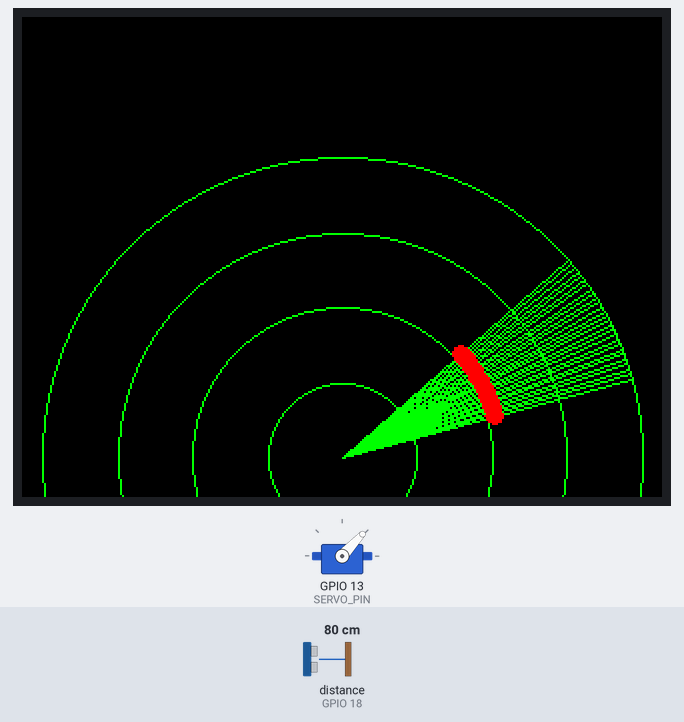
A sketch run on a simulated ESP32. Shown: servo, 320×240 colour display. Wiring (inferred from the names in the program): ultrasonic range finder: trigger GPIO 5; echo GPIO 18. Inputs (shaded band) come from the test bench; at power-on: distance to the obstacle (sensor on GPIO 18) 80 cm. The echo pulse lasts 58.3 µs per cm.

Above: at 1.4 s.
1.5 s: distance to the obstacle (sensor on GPIO 18) set to 2 cm
At 2.9 s:
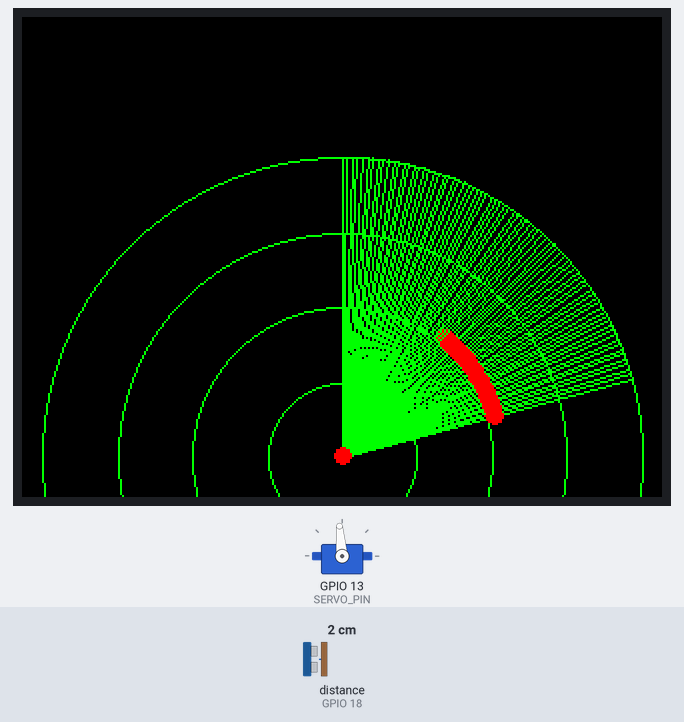
4.2 s: distance to the obstacle (sensor on GPIO 18) set to 250 cm
At 5.2 s:
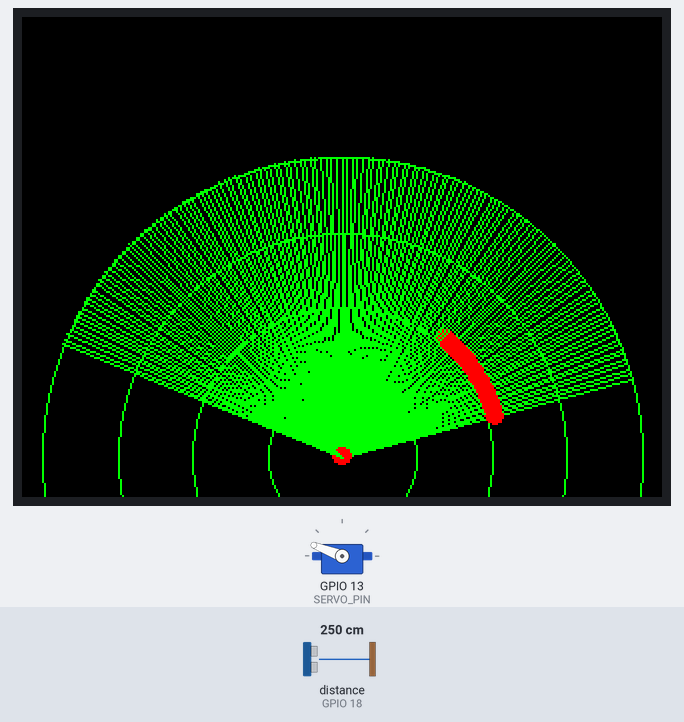
5.9 s: distance to the obstacle (sensor on GPIO 18) set to 4 cm
At 6.69 s:
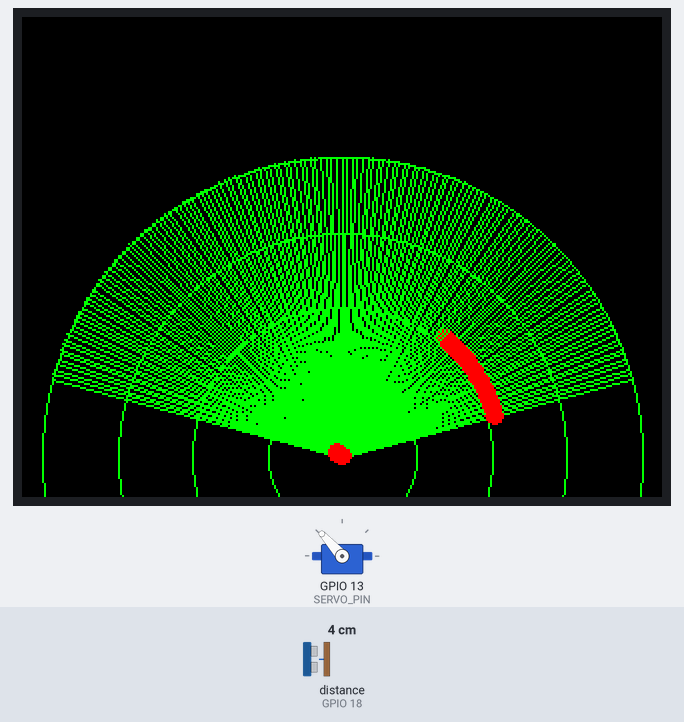
Timing chart, 0 to 17.4 s (numbered marks = the images above; inputs shaded):
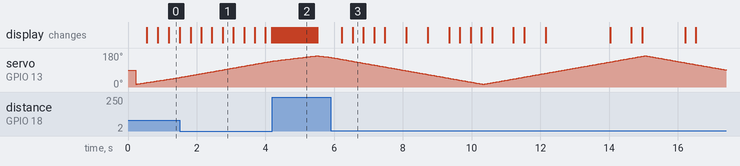

The sketch:

ESP32_Radar.ino
```cpp
#include <dummy.h>

#include <Arduino.h>
#include <TFT_eSPI.h>
#include <SPI.h>
#include <ESP32Servo.h>
#include <cmath>

TFT_eSPI tft;
Servo radarServo;

constexpr int SERVO_PIN = 13;
constexpr int TRIG_PIN  = 5;
constexpr int ECHO_PIN  = 18;

constexpr int centerX = 160;
constexpr int centerY = 220;
constexpr int radius  = 150;

long readDistance() {
    digitalWrite(TRIG_PIN, LOW);
    delayMicroseconds(2);
    digitalWrite(TRIG_PIN, HIGH);
    delayMicroseconds(10);
    digitalWrite(TRIG_PIN, LOW);

    long duration = pulseIn(ECHO_PIN, HIGH);
    return static_cast<long>(duration * 0.034 / 2.0);
}

void drawRadar() {
    tft.drawCircle(centerX, centerY, radius, TFT_GREEN);
    tft.drawCircle(centerX, centerY, radius * 0.75, TFT_GREEN);
    tft.drawCircle(centerX, centerY, radius * 0.5, TFT_GREEN);
    tft.drawCircle(centerX, centerY, radius * 0.25, TFT_GREEN);
}

void drawSweep(int angle, long dist) {
    float rad = angle * PI / 180.0;

    int x = centerX + radius * cos(rad);
    int y = centerY - radius * sin(rad);

    tft.drawLine(centerX, centerY, x, y, TFT_GREEN);

    if (dist < 200) {
        int objX = centerX + dist * cos(rad);
        int objY = centerY - dist * sin(rad);
        tft.fillCircle(objX, objY, 4, TFT_RED);
    }
}

void setup() {
    Serial.begin(115200);

    pinMode(TRIG_PIN, OUTPUT);
    pinMode(ECHO_PIN, INPUT);

    radarServo.attach(SERVO_PIN);

    tft.init();
    tft.setRotation(1);
    tft.fillScreen(TFT_BLACK);

    drawRadar();
}

void loop() {
    for (int angle = 15; angle <= 165; angle++) {
        radarServo.write(angle);
        delay(30);
        long dist = readDistance();
        drawSweep(angle, dist);
    }

    for (int angle = 165; angle >= 15; angle--) {
        radarServo.write(angle);
        delay(30);
        long dist = readDistance();
        drawSweep(angle, dist);
    }
}
```
